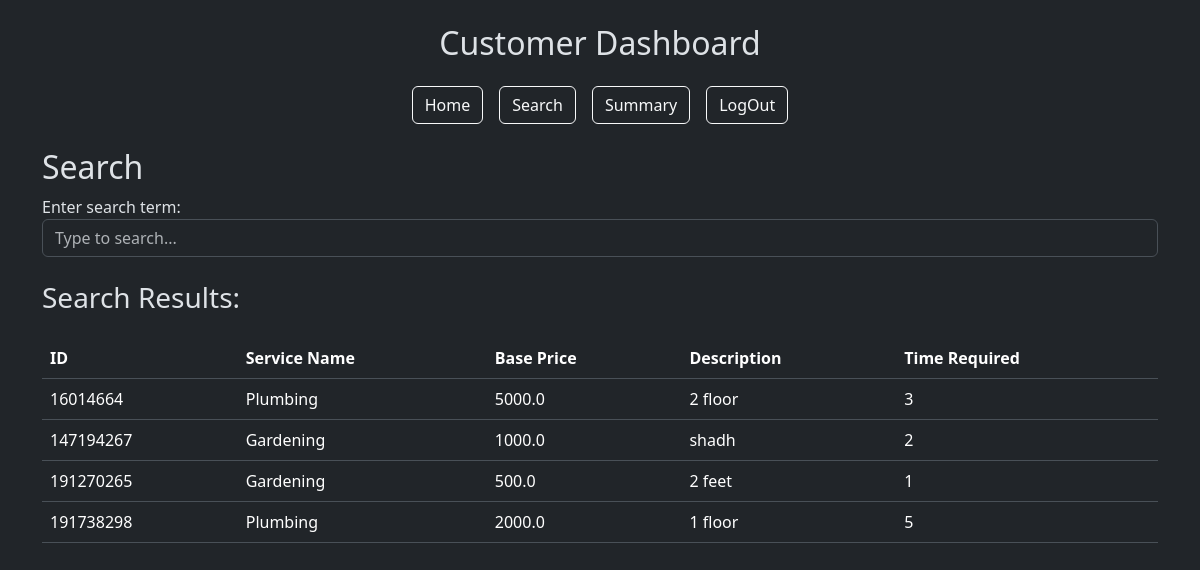
/search (signed in), run on an earlier commit of the app's database.
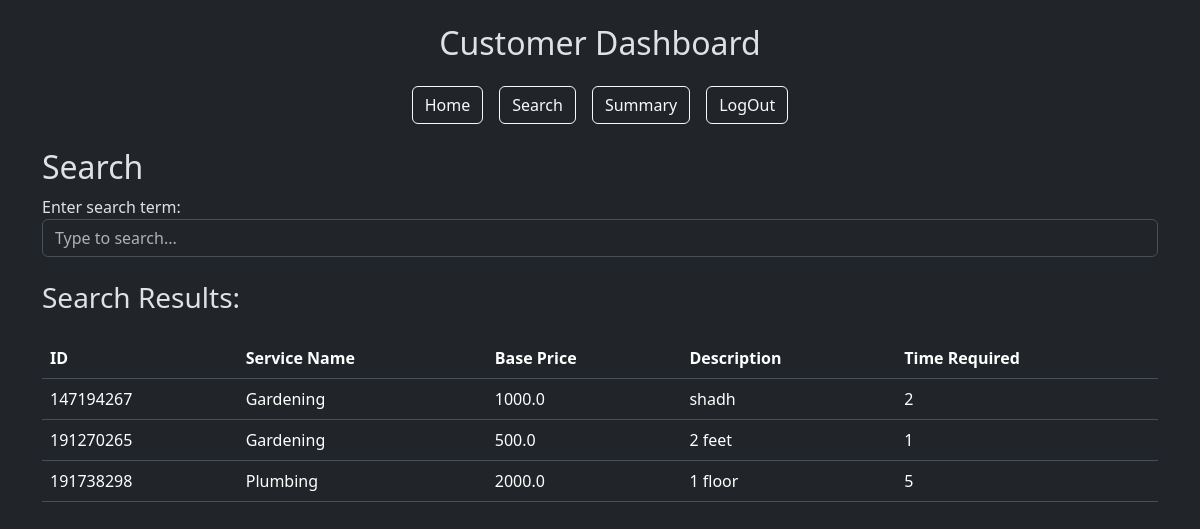
And on a later commit of the database.
### models.py (models this page shows)
class Service(db.Model):
    __tablename__ = 'service'
    id = db.Column(db.Integer, primary_key=True)
    service_name = db.Column(db.String(80), unique=False, nullable=False)
    description = db.Column(db.Text, nullable=False)
    price = db.Column(db.Float, nullable=False)
    time_required = db.Column(db.Integer, nullable=False)
    service_requests = db.relationship('ServiceRequest', back_populates='service', lazy=True)

### app.py (the view)
@app.route('/search', methods=['GET', 'POST'])
def search():
    if 'user_role' not in session:
        flash('Please log in first', 'danger')
        return redirect(url_for('login'))
    if session['user_role'] == 'admin':
        user = {'is_blocked': False}
    else:
        user = User.query.get(session['user_id'])
    customers = Customer.query.all()
    professionals = Professional.query.all()
    services = Service.query.all()
    service_requests = ServiceRequest.query.all()
    return render_template('search.html', user=user, customers=customers, professionals=professionals, services=services, service_requests=service_requests)

### templates/search.html (shortened to what this page needs)
{% extends "layout.html" %}  {% block content %}
<h2>Search</h2>
<div class="form-group">
  <label for="search_term">Enter search term:</label>
  <input
    type="text"
    class="form-control"
    id="search_term"
    name="search_term"
    placeholder="Type to search..."
  />
</div>
<h3 class="my-4">Search Results:</h3>
{% if session.get('user_role') == 'admin' %}
<h4>Service Requests:</h4>
<div class="table-responsive admin">
  <table class="table">
    <thead>
      <tr>
        <th>ID</th>
        <th>Requested By</th>
        <th>Assigned Professional</th>
        <th>Requested Date</th>
        <th>Status</th>
      </tr>
    </thead>
    <tbody>
      {% for service_request in service_requests %}
      <tr class="item">
        <td>{{service_request.id}}</td>
        <td>
          {{ service_request.customer.user.name if service_request.professional
          else 'N/A' }}
        </td>
        <td>
          {{ service_request.professional.user.name if
          service_request.professional else 'N/A' }}
        </td>
        <td>{{service_request.date_of_request.strftime('%Y-%m-%d') }}</td>
        <td>{{service_request.status}}</td>
      </tr>
      {% endfor %}
    </tbody>
  </table>
</div>
<h4>Customers:</h4>
<div class="table-responsive admin">
  <table class="table">
    <thead>
      <tr>
        <th>ID</th>
        <th>Name</th>
        <th>Address</th>
        <th>Contact</th>
        <th>Pincode</th>
      </tr>
    </thead>
    <tbody>
      {% for customer in customers %}
      <tr class="item">
        <td>{{customer.id}}</td>
        <td>{{customer.user.name}}</td>
        <td>{{customer.address}}</td>
        <td>{{customer.contact}}</td>
        <td>{{customer.pincode}}</td>
      </tr>
      {% endfor %}
    </tbody>
  </table>
</div>
<h4>Professionals:</h4>
<div class="table-responsive admin">
  <table class="table">
    <thead>
      <tr>
        <th>ID</th>
        <th>Name</th>
        <th>Experience</th>
        <th>Service Name</th>
        <th>Pincode</th>
      </tr>
    </thead>
    <tbody>
      {% for professional in professionals %}
      <tr class="item">
        <td>{{professional.id}}</td>
        <td>{{professional.user.name}}</td>
        <td>{{professional.experience}}</td>
        <td>{{professional.service_name}}</td>
        <td>{{professional.pincode}}</td>
      </tr>
      {% endfor %}
    </tbody>
  </table>
</div>
{% elif session.get('user_role') == 'customer' %}
<div class="table-responsive">
  <table class="table">
    <thead>
      <tr>
        <th>ID</th>
        <th>Service Name</th>
        <th>Base Price</th>
        <th>Description</th>
        <th>Time Required</th>
      </tr>
    </thead>
    <tbody>
      {% for service in services %}
      <tr class="item">
        <td>{{service.id}}</td>
        <td>{{service.service_name}}</td>
        <td>{{service.price}}</td>
        <td>{{service.description}}</td>
        <td>{{service.time_required}}</td>
      </tr>
      {% endfor %}
    </tbody>
  </table>
</div>
{% endif %} {% endblock %}

What changed in the data, as far as the page shows it:
removed Service: id "16014664", service_name "Plumbing", price "5000.0", description "2 floor", time_required "3"
